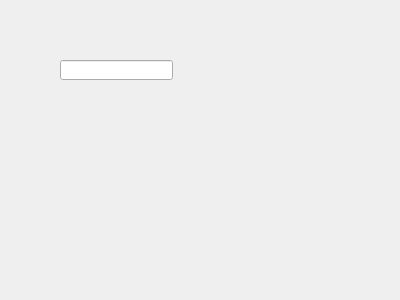
<?xml version="1.0" encoding="UTF-8"?>
<ui version="4.0">
 <class>Form</class>
 <widget class="QWidget" name="Form">
  <property name="geometry">
   <rect>
    <x>0</x>
    <y>0</y>
    <width>400</width>
    <height>300</height>
   </rect>
  </property>
  <property name="windowTitle">
   <string>Form</string>
  </property>
  <widget class="QLineEdit" name="lineEdit">
   <property name="geometry">
    <rect>
     <x>60</x>
     <y>60</y>
     <width>113</width>
     <height>20</height>
    </rect>
   </property>
  </widget>
 </widget>
 <resources/>
 <connections/>
</ui>
